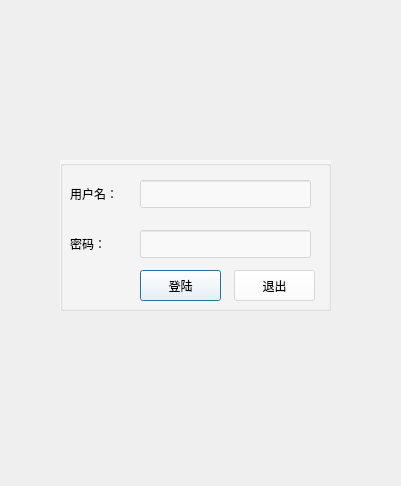
<?xml version="1.0" encoding="UTF-8"?>
<ui version="4.0">
 <class>loginWindow</class>
 <widget class="QDialog" name="loginWindow">
  <property name="geometry">
   <rect>
    <x>0</x>
    <y>0</y>
    <width>401</width>
    <height>486</height>
   </rect>
  </property>
  <property name="windowTitle">
   <string>Login to delicacyMap</string>
  </property>
  <property name="styleSheet">
   <string notr="true">background-image: url(:/Icons/background.png);</string>
  </property>
  <widget class="QGroupBox" name="groupBox">
   <property name="geometry">
    <rect>
     <x>60</x>
     <y>160</y>
     <width>271</width>
     <height>151</height>
    </rect>
   </property>
   <property name="styleSheet">
    <string notr="true">background-image: url();background-color: rgba(255, 255, 255,50%);</string>
   </property>
   <property name="title">
    <string/>
   </property>
   <widget class="QLabel" name="label">
    <property name="geometry">
     <rect>
      <x>10</x>
      <y>20</y>
      <width>71</width>
      <height>28</height>
     </rect>
    </property>
    <property name="styleSheet">
     <string notr="true">background-image: url();background-color: rgba(0, 0, 0,0%);</string>
    </property>
    <property name="text">
     <string>用户名：</string>
    </property>
   </widget>
   <widget class="QLabel" name="label_2">
    <property name="geometry">
     <rect>
      <x>10</x>
      <y>70</y>
      <width>71</width>
      <height>28</height>
     </rect>
    </property>
    <property name="styleSheet">
     <string notr="true">background-image: url();background-color: rgba(0, 0, 0,0%);</string>
    </property>
    <property name="text">
     <string>密码：</string>
    </property>
   </widget>
   <widget class="QLineEdit" name="lineEdit_username">
    <property name="geometry">
     <rect>
      <x>80</x>
      <y>20</y>
      <width>171</width>
      <height>28</height>
     </rect>
    </property>
   </widget>
   <widget class="QLineEdit" name="lineEdit_password">
    <property name="geometry">
     <rect>
      <x>80</x>
      <y>70</y>
      <width>171</width>
      <height>28</height>
     </rect>
    </property>
    <property name="echoMode">
     <enum>QLineEdit::Password</enum>
    </property>
   </widget>
   <widget class="QPushButton" name="okButton">
    <property name="geometry">
     <rect>
      <x>80</x>
      <y>110</y>
      <width>81</width>
      <height>31</height>
     </rect>
    </property>
    <property name="text">
     <string>登陆</string>
    </property>
    <property name="autoDefault">
     <bool>false</bool>
    </property>
    <property name="default">
     <bool>true</bool>
    </property>
   </widget>
   <widget class="QPushButton" name="cancelButton">
    <property name="geometry">
     <rect>
      <x>174</x>
      <y>110</y>
      <width>81</width>
      <height>31</height>
     </rect>
    </property>
    <property name="text">
     <string>退出</string>
    </property>
    <property name="autoDefault">
     <bool>false</bool>
    </property>
   </widget>
  </widget>
  <widget class="QLabel" name="label_status">
   <property name="geometry">
    <rect>
     <x>80</x>
     <y>330</y>
     <width>231</width>
     <height>71</height>
    </rect>
   </property>
   <property name="styleSheet">
    <string notr="true">background-image: url();background-color: rgba(0, 0, 0,0%);color: rgb(255, 0, 0);</string>
   </property>
   <property name="text">
    <string/>
   </property>
   <property name="textFormat">
    <enum>Qt::PlainText</enum>
   </property>
   <property name="wordWrap">
    <bool>true</bool>
   </property>
   <property name="textInteractionFlags">
    <set>Qt::NoTextInteraction</set>
   </property>
  </widget>
 </widget>
 <resources/>
 <connections>
  <connection>
   <sender>cancelButton</sender>
   <signal>clicked()</signal>
   <receiver>loginWindow</receiver>
   <slot>reject()</slot>
   <hints>
    <hint type="sourcelabel">
     <x>369</x>
     <y>253</y>
    </hint>
    <hint type="destinationlabel">
     <x>179</x>
     <y>282</y>
    </hint>
   </hints>
  </connection>
 </connections>
</ui>
